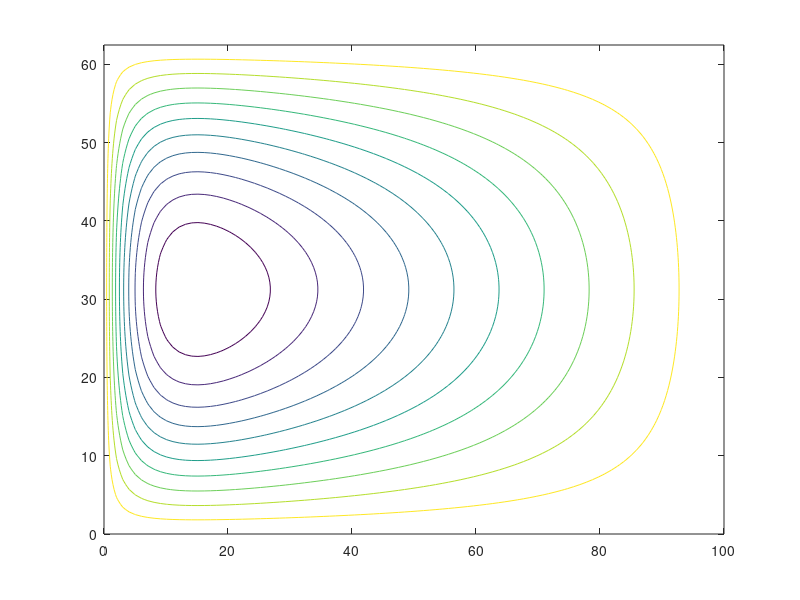
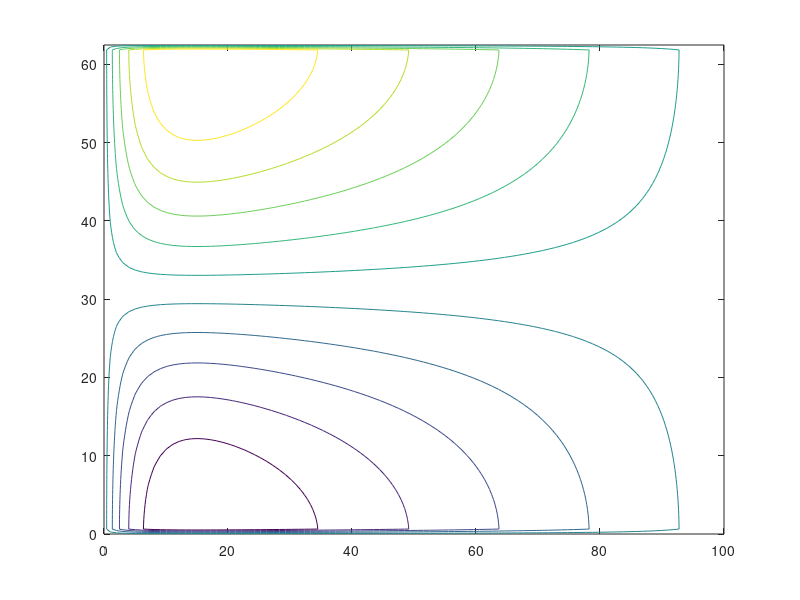
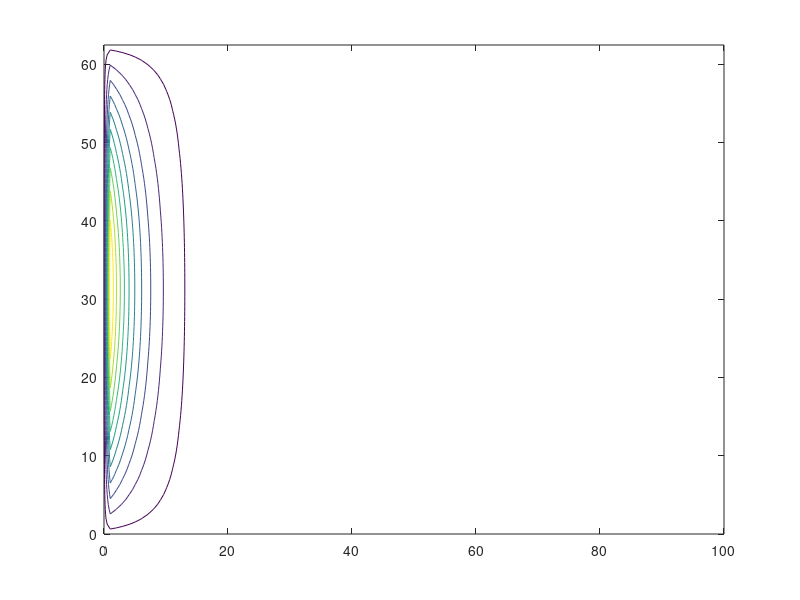
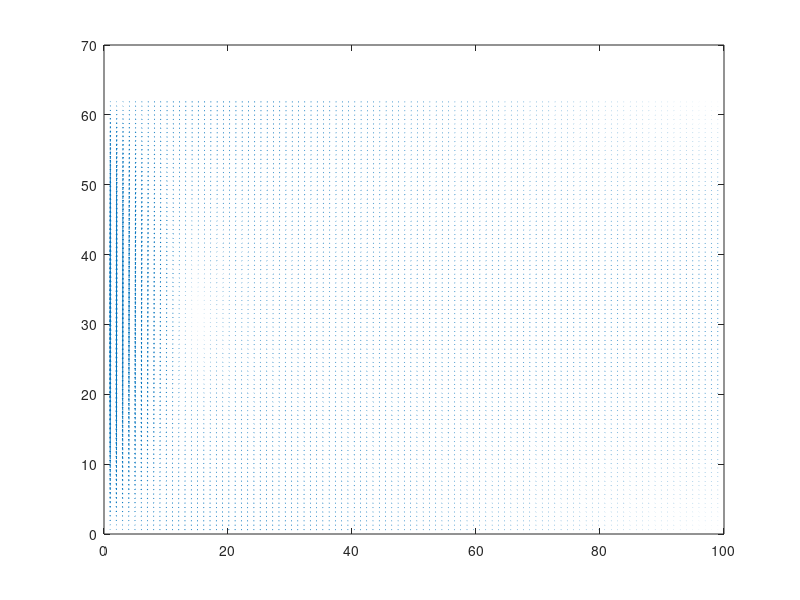

The MATLAB script that drew these images, in order: (Note: this script raises an error after producing the figures.)
%Jack Donnellan
%Sim Init v1.0; 1/21/19
%Run this script to initialize simulink params
% close all; clear all; clc
xs = [0:.01:2]; %m
ys = [0:.01:1]; %m

%% Velocity Field Definition
rho_water = 1000;
% A_field = 0.01;
% a = 0;
% b = 1;
% f = a.*xs.^2 + b.*xs;
% dfdx = (2.*a.*xs + b)';
% U_field = (-pi.*A_field.*sin(pi.*f)'*cos(pi.*ys))'; %m/s
% V_field = (pi.*A_field.*dfdx.*cos(pi.*f)'*sin(pi.*ys))'; %m/s
% U_field_load = flipud(U_field);
% V_field_load = flipud(V_field);
% 
% V_field= zeros(size(U_field));
% U_field= -0.1*ones(size(V_field));
% U_field_load = flipud(U_field);
% V_field_load = flipud(V_field);

%Uncomment to zero out field
% U_field= zeros(size(U_field));
% V_field= zeros(size(V_field));
% U_field_load= zeros(size(U_field));
% V_field_load= zeros(size(V_field));
% quiver(xs,ys,U_field,V_field)

nx = 100;
ny = nx;
field_scale = 0.01;
b_field = 6249*field_scale;
lambda_field = 10000*field_scale;
D = .200;
F = 100;
R = 0.02;
f = ys.*10^-13;
alpha = D/R*10^-13;
gamma_field = F*pi/R/b_field;
n = 0.01;


xs = linspace(0,lambda_field,nx);
ys = linspace(0,b_field,ny);
% Psi_in = gamma_field.*(b_field/pi)^2.*sin(pi.*ys'./b_field)*...
%     [exp((xs-lambda_field).*pi/b_field) + exp(-xs.*pi./b_field)- 1];
% A = -alpha/2 + sqrt(alpha^2/4 + n^2);
% B = -alpha/2 - sqrt(alpha^2/4 + n^2);

%Field Scale = 0.01
A = 0.0001;
B = -0.2;

%Field Scale = 0.1
% A = 0.001;
% B = -0.01;

p = (1 - exp(B.*lambda_field))./(exp(A.*lambda_field)-exp(B.*lambda_field));
q = 1-p;
Psi_in = gamma_field.*(b_field/pi)^2.*sin(pi.*ys'./b_field)*...
    (p.*exp(A.*xs) + q.*exp(B.*xs)- 1);

figure
contour(xs,ys,Psi_in,10)

U_field = zeros(size(Psi_in));
V_field = zeros(size(Psi_in));


for ii = 2:length(xs)-1
    for jj = 2:length(ys)-1
        V_field(ii ,jj) = -(Psi_in (ii,jj+1) - Psi_in (ii,jj-1)) ./ (2*b_field/ny);
        U_field(ii, jj) = (Psi_in (ii+1,jj) - Psi_in (ii-1,jj)) ./ (2*lambda_field/nx);        
    end
end

%For Path Planning Script
uv = zeros(length(U_field(:,1))*length(U_field(1,:)),2);
qq = 1;
for ii = 1:length(U_field(:,1))
    for kk = 1:length(U_field(1,:))
        uv(qq,:) = [U_field(ii,kk) V_field(ii,kk)];
        qq = qq+1;
    end
end
v_max = 0.1;
v_scale_flow = v_max/max(max(max(U_field)),max(max(V_field)));
% U_field_load = v_scale_flow.*flipud(U_field);
% V_field_load = v_scale_flow.*flipud(V_field);
U_field_load = v_scale_flow.*U_field;
V_field_load = v_scale_flow.*V_field;

figure
contour(xs,ys,U_field)
figure
contour(xs,ys,V_field)
figure
quiver(xs,ys,U_field_load,V_field_load)

% [X,Y] = meshgrid(xs,ys);
% STARTXY = combvec(xs,ys);
% figure
% streamline(X,Y,U_field_load,V_field_load,STARTXY(1,1:2:end),STARTXY(1,1:2:end))

% quiver(xs,ys,U_field,V_field);
%% Boat Params
m_boat = 0.120; %kg
l_boat = 0.16; %m
w_boat = 0.08; %m
depth_boat = 0.06; %m
ma_x = pi*rho_water*(w_boat/2)^2*(depth_boat); %kg
ma_y = pi*rho_water*(l_boat/2)^2*(depth_boat); %kg
Izz_a = rho_water*((l_boat/2)^2-(w_boat/2)^2)^2*depth_boat; %kg * m^2
% Izz_boat = 3e-2; %kg*m
Izz_boat = 1; %kg*m
d_motors = w_boat-0.02; %distance between the centers of motor shafts, m
d_cg = [0 0 0]; %distance from IMU to CG
ax = w_boat*depth_boat; %m^2
ay = depth_boat*l_boat; %m^2
cdx = 0.1;
cdy = 0.5;
% k_drag_para = 0.3; 
% k_drag_perp = 0.7; 
k_drag_para = 1; 
k_drag_perp = 1; 
k_drag_rot = 0.4;
d_com_aero = 0.1;

%% Actuator Params (Not currently used)
L_motor = 0.1;
kphi_motor = 0.3;
J_motor = 0.1;
b_motor = 0.01;
R_motor = 2.0;

%% Control Params
kpx = 1;
kpy = 1;
kix = 0.1;
kiy = 0.1;

%% Sim Params
dt = 0.01;
use_imu_model = 0;
xd = 1.5;
yd = 0.5;

xdot_d = 0.10;
% waypoints = [1.5 0.5; 1.5 0.5];
%waypoints = [x0_boat; 1.5 0.5;1.0 0.75; 0.5 0.5;1.0 0.25];
% waypoints = [0.5 0.5; 0.7000 0.6400; 1.0000 0.3000; 1.1200 0; 1.4600 0.1200; 1.7000 0.4600;1.5 0.5];
% waypoints = waypoints./100;
% waypoints = [x0_boat;1.5 0.5];
waypoints_load = [key_points(1,:); key_points(2:end,:)];
% waypoints_load = [key_points(1,:) + 0.01;key_points(end,:)];

allow_disable = 1;
thrust_disable_thresh_upper = 0.05;
thrust_disable_thresh_lower = 0.02;
rot_disable_thresh = 0.0;
cte_disable_thresh = 100;

%% Boat IC Definition
% x0_boat = [1 0.5]; %m
x0_boat = waypoints_load(1,:); %m
v0_boat = [0 0]; %m/s
v0_boat_mag = norm(v0_boat);
alpha0_boat = 0;
a0_boat = [0 0]; %m/s^2
theta0_boat = 0.*pi/180; %rad
theta_dot0_boat = 0; %rad/s
theta_ddot0_boat = 0; %rad/s^2

%% Airfoil Params
%alpha    CL     CD
%NACA Airfoil, reference "Aerodynamic characteristics of seven symmetrical
%airfoil sections..." by Sheldahl et al.

airfoil_lookup = ...
[0.0000 0.0000 0.0091;
1.0000 0.1100 0.0092;
2.0000 0.2200 0.0094;
3.0000 0.3300 0.0098;
4.0000 0.4400 0.0105;
5.0000 0.5500 0.0114;
6.0000 0.6600 0.0126;
7.0000 0.7390 0.0143;
8.0000 0.8240 0.0157;
9.0000 0.8946 0.0173;
10.0000 0.9440 0.0191;
11.0000 0.9572 0.0211;
12.0000 0.9285 0.0233;
13.0000 0.8562 0.0257;
14.0000 0.7483 0.0283;
15.0000 0.6350 0.0312;
16.0000 0.5384 0.1240;
17.0000 0.4851 0.2170;
18.0000 0.4782 0.2380;
19.0000 0.4908 0.2600;
20.0000 0.5247 0.2820;
21.0000 .5616 0.3050;
22.0000 0.6045 0.3290;
23.0000 0.6528 0.3540;
24.0000 0.7015 0.3790;
25.0000 0.7511 0.4050;
26.0000 0.8055 0.4320;
27.0000 0.8788 0.4600;
30.0000 0.8550 0.5700;
35.0000 0.9800 0.7450;
40.0000 1.0350 0.9200;
45.0000 1.0500 1.0750;
50.0000 01.0200 1.2150;
55.0000 0.9550 1.3450;
60.0000 0.8750 1.4700;
65.0000 0.7600 1.5750;
70.0000 0.6300 1.6650;
75.0000 0.5000 1.7350;
80.0000 0.3650 1.7800;
85.0000 0.2300 1.8000;
90.0000 0.0900 1.8000;
95.0000 -0.0500 1.7800;
100.0000 -.1850 1.7500;
105.0000 -.3200 1.7000;
110.0000 -.4500 1.6350;
115.0000 -.5750 1.5550;
120.0000 -0.6700 1.4650;
125.0000 -0.7600 1.3500;
130.0000 -0.8500 1.2250;
135.0000 -0.9300 1.0850;
140.0000 -0.9800 0.9250;
145.0000 -0.9000 0.7550;
150.0000 -0.7700 0.5750;
155.0000 -0.6700 0.4200;
160.0000 -0.6350 0.3200;
165.0000 -0.6800 0.2300;
170.0000 -0.8500 0.1400;
175.0000 -0.6600 0.0550;
180.0000 0.0000 0.0250];

aifoil_negative_side = [-airfoil_lookup(2:end,1),...
    -airfoil_lookup(2:end,2),airfoil_lookup(2:end,3)];

airfoil_lookup = [flip(aifoil_negative_side,1);airfoil_lookup];
alpha_lookup = airfoil_lookup(:,1);
cl_lookup = airfoil_lookup(:,2);
cd_lookup = airfoil_lookup(:,3);

% figure
% scatter(alpha_lookup,[cl_lookup])
% 
% figure
% scatter(alpha_lookup,[cd_lookup])

%% Constants
rtod = 180/pi;
dtor = pi/180;

